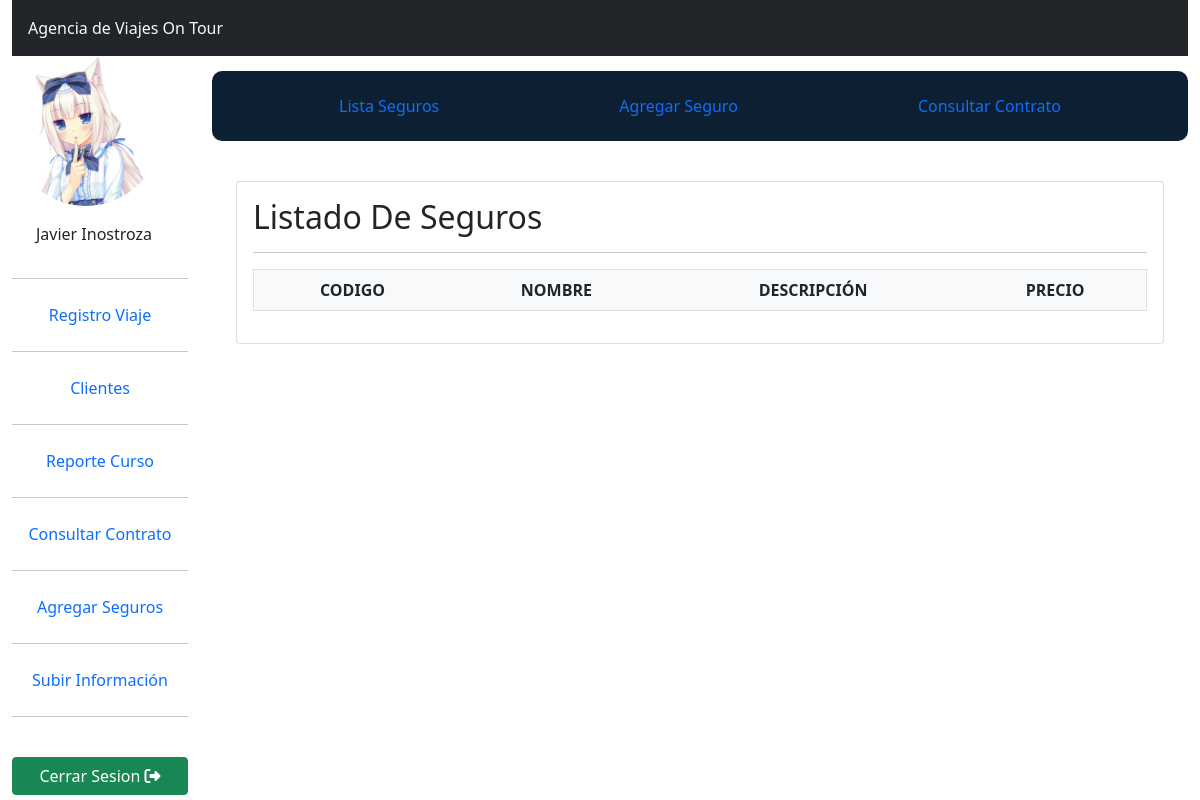
Before: /listarSeguro/ with the older database file.
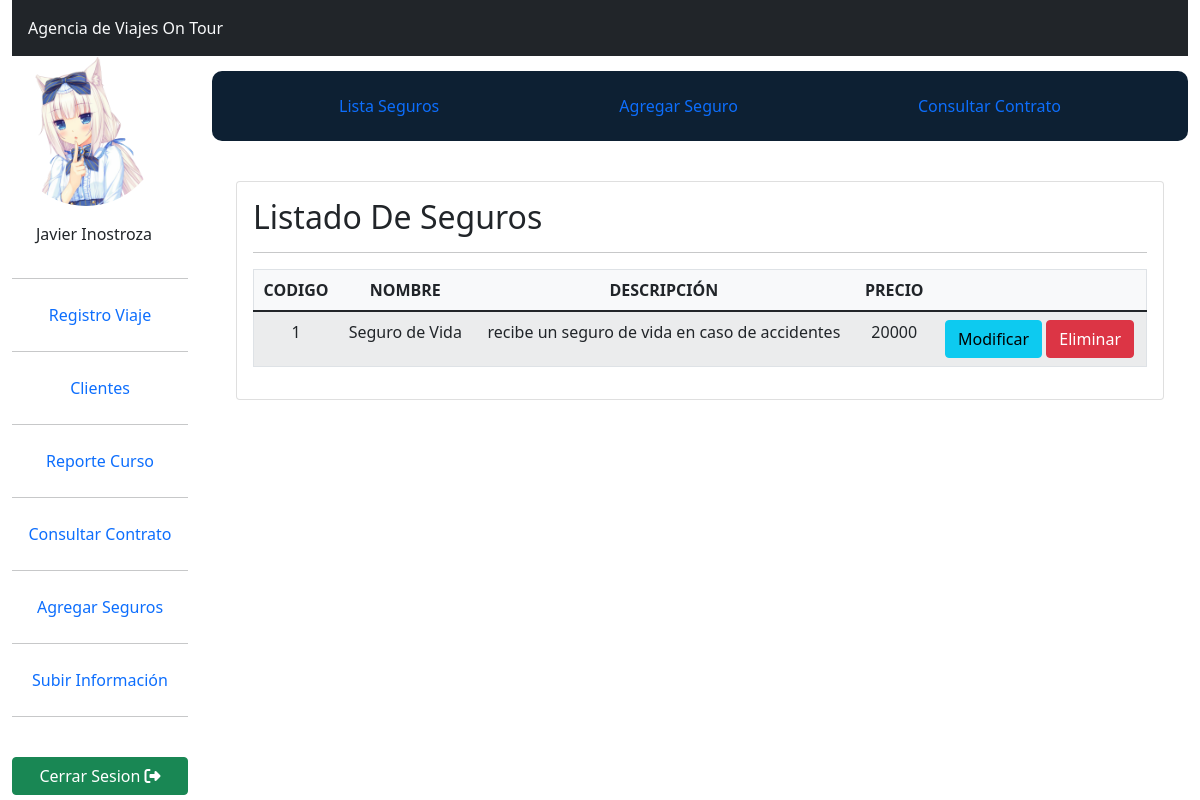
After: the same page with the newer database file.
### app/models.py (models this page shows, shortened)
class Seguro(models.Model):
    codigo = models.IntegerField(null=False,primary_key=True)
    nombre = models.CharField(max_length=60)
    descripcion = models.CharField(max_length=200)
    precio = models.IntegerField()
    class Meta:
        db_table = 'db_Seguro'

### app/views.py (the view)
# urls.py: path('listarSeguro/', listarSeguro, name='listaSeguro'),
def listarSeguro(request):
    productosAll = Seguro.objects.all()
    datos = {
        'listaSeguro' : productosAll
    }
    return render(request, 'app/seguro/listarSeguro.html', datos)

### app/templates/app/seguro/listarSeguro.html (shortened to what this page needs)
{% extends 'app/base.html' %}
{% load static %}
{% load humanize %}
{% block navbar %}
    <div class="nav-opciones mb-3">
        <ul class="nav flex-row justify-content-between color-enlaces mx-5">
            <a class="nav-link mx-5" href="{% url 'listaSeguro' %}">Lista Seguros</a>
            <li class="nav-item">
                <a class="nav-link mx-5" href="{% url 'agregarSeguro' %}">Agregar Seguro</a>
            </li>
            <li class="nav-item">
                <a class="nav-link mx-5" href="{% url 'contrato' %}">Consultar Contrato</a>
            </li>
        </ul>
    </div>
{% endblock %}
{% block contenido %}
    <section class="py-4  osahan-main-body">
        <div class="container-fluid">
            <div class="row">
                <div class="col-lg-12">
                    <div class="card">
                        <div class="card-body">
                            <h2>Listado De Seguros</h2>
                            <hr>
                            <table class="table table-condensed table-hover table-striped table-responsive-sm bg-light border text-center">
                                <thead>
                                    <tr>
                                        <th>CODIGO</th>
                                        <th>NOMBRE</th>
                                        <th>DESCRIPCIÓN</th>
                                        <th>PRECIO</th>
                                    </tr>
                                </thead>
                                <tbody>
                                    {% for aux in listaSeguro %}
                                    <tr>
                                        <td scope="row">{{ aux.codigo }}</td>
                                        <td>{{ aux.nombre }}</td>
                                        <td>{{ aux.descripcion }}</td>
                                        <td>{{ aux.precio }}</td>
                                        <td>
                                            <a href="{% url 'modificarSeguro' aux.codigo %}" class="btn btn-info">Modificar</a>
                                            <a onclick="eliminar({{ aux.codigo }})" class="btn btn-danger">Eliminar</a>
                                        </td>
                                    </tr>
                                    {% endfor %}
                                </tbody>
                            </table>
                        </div>
                    </div>
                </div>
            </div>
        </div>
    </section>
{% endblock %}

Changed rows visible on the page:
added Seguro: codigo "1", nombre "Seguro de Vida", descripcion "recibe un seguro de vida en caso de accidentes", precio "20000"
